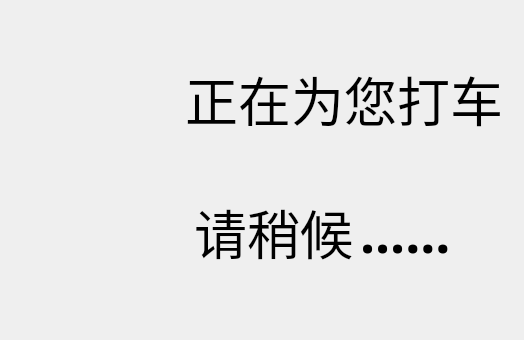
   <widget class="QWidget" name="page_9">
    <layout class="QHBoxLayout" name="horizontalLayout_37">
     <item>
      <widget class="QWidget" name="widget_31" native="true">
       <layout class="QVBoxLayout" name="verticalLayout_9">
        <item>
         <spacer name="verticalSpacer_6">
          <property name="orientation">
           <enum>Qt::Vertical</enum>
          </property>
          <property name="sizeHint" stdset="0">
           <size>
            <width>20</width>
            <height>40</height>
           </size>
          </property>
         </spacer>
        </item>
        <item>
         <widget class="QLabel" name="label_43">
          <property name="font">
           <font>
            <family>微软雅黑</family>
            <pointsize>40</pointsize>
            <weight>50</weight>
            <bold>false</bold>
           </font>
          </property>
          <property name="text">
           <string>            正在为您打车</string>
          </property>
         </widget>
        </item>
        <item>
         <spacer name="verticalSpacer_8">
          <property name="orientation">
           <enum>Qt::Vertical</enum>
          </property>
          <property name="sizeType">
           <enum>QSizePolicy::Fixed</enum>
          </property>
          <property name="sizeHint" stdset="0">
           <size>
            <width>20</width>
            <height>40</height>
           </size>
          </property>
         </spacer>
        </item>
        <item>
         <widget class="QWidget" name="widget_38" native="true">
          <layout class="QHBoxLayout" name="horizontalLayout_36">
           <item>
            <widget class="QLabel" name="label_44">
             <property name="font">
              <font>
               <family>微软雅黑</family>
               <pointsize>40</pointsize>
               <weight>50</weight>
               <bold>false</bold>
              </font>
             </property>
             <property name="text">
              <string>            请稍候</string>
             </property>
            </widget>
           </item>
           <item>
            <widget class="QLabel" name="label_45">
             <property name="font">
              <font>
               <family>微软雅黑</family>
               <pointsize>40</pointsize>
               <weight>75</weight>
               <bold>true</bold>
              </font>
             </property>
             <property name="text">
              <string>......</string>
             </property>
            </widget>
           </item>
           <item>
            <widget class="QLabel" name="label_60">
             <property name="font">
              <font>
               <family>微软雅黑</family>
               <pointsize>40</pointsize>
               <weight>75</weight>
               <bold>true</bold>
              </font>
             </property>
             <property name="text">
              <string/>
             </property>
            </widget>
           </item>
          </layout>
         </widget>
        </item>
        <item>
         <spacer name="verticalSpacer_7">
          <property name="orientation">
           <enum>Qt::Vertical</enum>
          </property>
          <property name="sizeHint" stdset="0">
           <size>
            <width>20</width>
            <height>40</height>
           </size>
          </property>
         </spacer>
        </item>
       </layout>
      </widget>
     </item>
    </layout>
   </widget>
